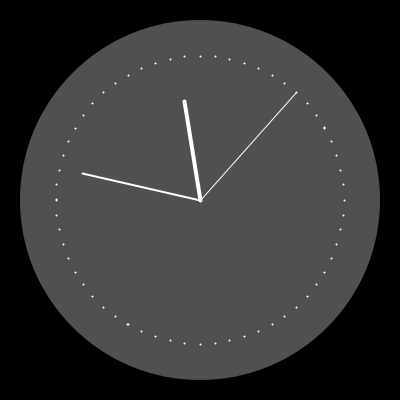
Frame 1 (no input)
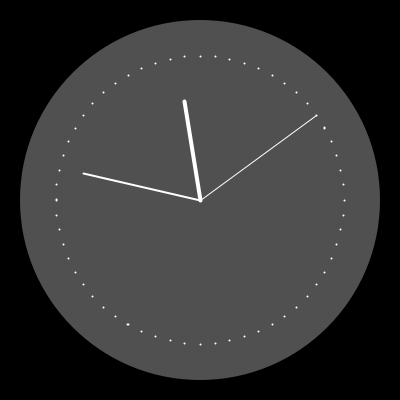
Frame 60 (the mouse pressed at the canvas centre just before this capture)
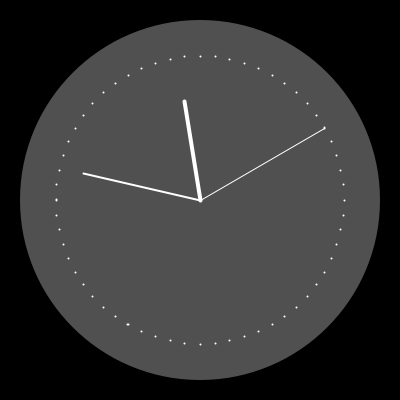
Frame 120 (the mouse held since frame 60 and released just before this capture)

The Processing sketch that drew these frames (run headless with seeded random() and noise(); from frame 60 on, the mouse is pressed at the canvas centre):

// Processing sketch: analogue
// ── analogue.pde
int clockCentreX, clockCentreY;
float secondsRadius;
float minutesRadius;
float hoursRadius;
float clockDiameter;

void setup() {
        size(400, 400);
        clockCentreX = width / 2;
        clockCentreY = height / 2;
        int maxRadius = min(width, height) / 2;
        secondsRadius = maxRadius * 0.72;
        minutesRadius = maxRadius * 0.60;
        hoursRadius = maxRadius * 0.50;
        clockDiameter = maxRadius * 1.8;
}

void draw() {
        // reset the sketch
        background(0, 0, 0);

        // calculate angles
        float second_angle = map(second(), 0, 60, 0, TWO_PI) - HALF_PI;
        float minute_angle = map(minute()+5 + norm(second(), 0, 60), 0, 60, 0, TWO_PI) - HALF_PI;
        float hour_angle = map(hour() + norm(minute(), 0, 60), 0, 24, 0, TWO_PI * 2) - HALF_PI;

        // draw clock face
        noStroke();
        fill(80);
        ellipse(clockCentreX, clockCentreY, clockDiameter, clockDiameter);

        stroke(255, 255, 255);
        // draw second hand
        strokeWeight(1);
        line(clockCentreX, clockCentreY, clockCentreX + cos(second_angle) * secondsRadius, clockCentreY + sin(second_angle) * secondsRadius);
        // draw minute hand
        strokeWeight(2);
        line(clockCentreX, clockCentreY, clockCentreX + cos(minute_angle) * minutesRadius, clockCentreY + sin(minute_angle) * minutesRadius);
        //draw  hour hand
        strokeWeight(4);
        line(clockCentreX, clockCentreY, clockCentreX + cos(hour_angle) * hoursRadius, clockCentreY + sin(hour_angle) * hoursRadius);

        // draw markings
        strokeWeight(2);
        beginShape(POINTS);
        for (int degrees = 0; degrees < 360; degrees+=6) {
                float rads = radians(degrees);
                float tick_mark_x = clockCentreX + cos(rads) * secondsRadius;
                float tick_mark_y = clockCentreY + sin(rads) * secondsRadius;
                vertex(tick_mark_x, tick_mark_y);
        }
        endShape();
}
